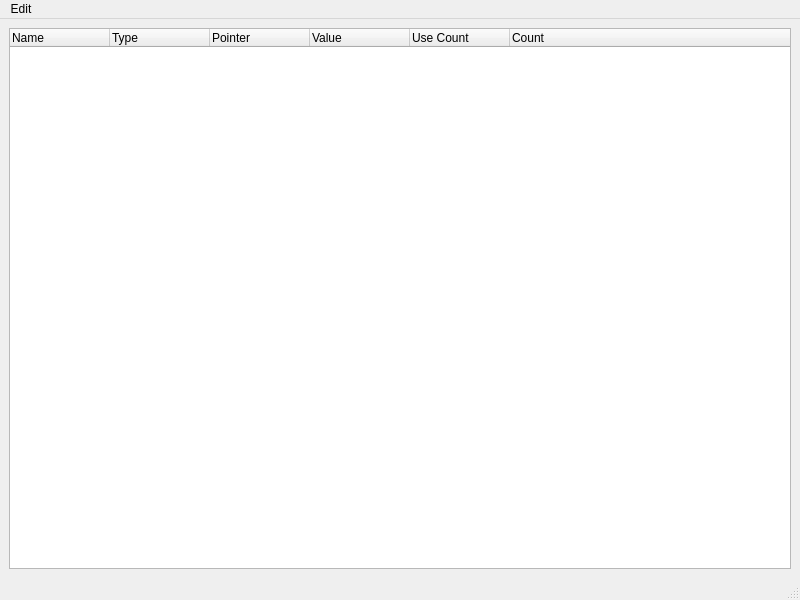
<?xml version="1.0" encoding="UTF-8"?>
<ui version="4.0">
 <class>MainWindow</class>
 <widget class="QMainWindow" name="MainWindow">
  <property name="geometry">
   <rect>
    <x>0</x>
    <y>0</y>
    <width>800</width>
    <height>600</height>
   </rect>
  </property>
  <property name="windowTitle">
   <string>MainWindow</string>
  </property>
  <widget class="QWidget" name="centralwidget">
   <layout class="QGridLayout" name="gridLayout">
    <item row="0" column="0">
     <widget class="QTreeWidget" name="treeWidget">
      <column>
       <property name="text">
        <string>Name</string>
       </property>
      </column>
      <column>
       <property name="text">
        <string>Type</string>
       </property>
      </column>
      <column>
       <property name="text">
        <string>Pointer</string>
       </property>
      </column>
      <column>
       <property name="text">
        <string>Value</string>
       </property>
      </column>
      <column>
       <property name="text">
        <string>Use Count</string>
       </property>
      </column>
      <column>
       <property name="text">
        <string>Count</string>
       </property>
      </column>
     </widget>
    </item>
   </layout>
  </widget>
  <widget class="QMenuBar" name="menubar">
   <property name="geometry">
    <rect>
     <x>0</x>
     <y>0</y>
     <width>800</width>
     <height>26</height>
    </rect>
   </property>
   <widget class="QMenu" name="menuEdit">
    <property name="title">
     <string>Edit</string>
    </property>
    <widget class="QMenu" name="menuAdd">
     <property name="title">
      <string>Add</string>
     </property>
     <addaction name="actionshared_ptr"/>
     <addaction name="actionweak_ptr"/>
     <addaction name="actionunique_ptr"/>
    </widget>
    <addaction name="menuAdd"/>
    <addaction name="actionDelete"/>
    <addaction name="actionReset"/>
    <addaction name="actionCopy_From"/>
    <addaction name="actionSwap"/>
   </widget>
   <addaction name="menuEdit"/>
  </widget>
  <widget class="QStatusBar" name="statusbar"/>
  <action name="actionshared_ptr">
   <property name="text">
    <string>shared_ptr</string>
   </property>
  </action>
  <action name="actionweak_ptr">
   <property name="text">
    <string>weak_ptr</string>
   </property>
  </action>
  <action name="actionunique_ptr">
   <property name="text">
    <string>unique_ptr</string>
   </property>
  </action>
  <action name="actionDelete">
   <property name="text">
    <string>Delete</string>
   </property>
  </action>
  <action name="actionReset">
   <property name="text">
    <string>Reset</string>
   </property>
  </action>
  <action name="actionCopy_From">
   <property name="text">
    <string>Copy From</string>
   </property>
  </action>
  <action name="actionSwap">
   <property name="text">
    <string>Swap</string>
   </property>
  </action>
 </widget>
 <resources/>
 <connections>
  <connection>
   <sender>actionshared_ptr</sender>
   <signal>triggered()</signal>
   <receiver>MainWindow</receiver>
   <slot>on_Addshared_clicked()</slot>
   <hints>
    <hint type="sourcelabel">
     <x>-1</x>
     <y>-1</y>
    </hint>
    <hint type="destinationlabel">
     <x>399</x>
     <y>299</y>
    </hint>
   </hints>
  </connection>
  <connection>
   <sender>actionunique_ptr</sender>
   <signal>triggered()</signal>
   <receiver>MainWindow</receiver>
   <slot>on_Addunique_clicked()</slot>
   <hints>
    <hint type="sourcelabel">
     <x>-1</x>
     <y>-1</y>
    </hint>
    <hint type="destinationlabel">
     <x>399</x>
     <y>299</y>
    </hint>
   </hints>
  </connection>
  <connection>
   <sender>actionweak_ptr</sender>
   <signal>triggered()</signal>
   <receiver>MainWindow</receiver>
   <slot>on_Addweak_clicked()</slot>
   <hints>
    <hint type="sourcelabel">
     <x>-1</x>
     <y>-1</y>
    </hint>
    <hint type="destinationlabel">
     <x>399</x>
     <y>299</y>
    </hint>
   </hints>
  </connection>
  <connection>
   <sender>actionDelete</sender>
   <signal>triggered()</signal>
   <receiver>MainWindow</receiver>
   <slot>on_Delete_clicked()</slot>
   <hints>
    <hint type="sourcelabel">
     <x>-1</x>
     <y>-1</y>
    </hint>
    <hint type="destinationlabel">
     <x>399</x>
     <y>299</y>
    </hint>
   </hints>
  </connection>
  <connection>
   <sender>actionReset</sender>
   <signal>triggered()</signal>
   <receiver>MainWindow</receiver>
   <slot>on_Reset_clicked()</slot>
   <hints>
    <hint type="sourcelabel">
     <x>-1</x>
     <y>-1</y>
    </hint>
    <hint type="destinationlabel">
     <x>399</x>
     <y>299</y>
    </hint>
   </hints>
  </connection>
  <connection>
   <sender>actionCopy_From</sender>
   <signal>triggered()</signal>
   <receiver>MainWindow</receiver>
   <slot>on_CopyFrom_clicked()</slot>
   <hints>
    <hint type="sourcelabel">
     <x>-1</x>
     <y>-1</y>
    </hint>
    <hint type="destinationlabel">
     <x>399</x>
     <y>299</y>
    </hint>
   </hints>
  </connection>
  <connection>
   <sender>actionSwap</sender>
   <signal>triggered()</signal>
   <receiver>MainWindow</receiver>
   <slot>on_Swap_clicked()</slot>
   <hints>
    <hint type="sourcelabel">
     <x>-1</x>
     <y>-1</y>
    </hint>
    <hint type="destinationlabel">
     <x>399</x>
     <y>299</y>
    </hint>
   </hints>
  </connection>
 </connections>
 <slots>
  <slot>on_Addshared_clicked()</slot>
  <slot>on_Addweak_clicked()</slot>
  <slot>on_Addunique_clicked()</slot>
  <slot>on_Delete_clicked()</slot>
  <slot>on_Reset_clicked()</slot>
  <slot>on_CopyFrom_clicked()</slot>
  <slot>on_Swap_clicked()</slot>
 </slots>
</ui>
